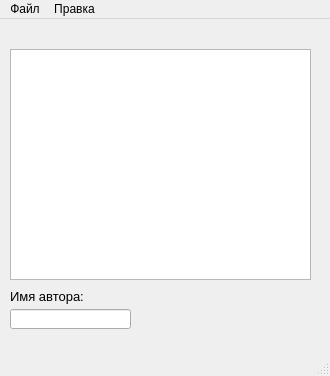
<?xml version="1.0" encoding="UTF-8"?>
<ui version="4.0">
 <class>MainWindow</class>
 <widget class="QMainWindow" name="MainWindow">
  <property name="geometry">
   <rect>
    <x>0</x>
    <y>0</y>
    <width>330</width>
    <height>376</height>
   </rect>
  </property>
  <property name="windowTitle">
   <string>MainWindow</string>
  </property>
  <widget class="QWidget" name="centralwidget">
   <widget class="QTextEdit" name="textEdit">
    <property name="geometry">
     <rect>
      <x>10</x>
      <y>30</y>
      <width>301</width>
      <height>231</height>
     </rect>
    </property>
   </widget>
   <widget class="QLineEdit" name="lineEdit">
    <property name="geometry">
     <rect>
      <x>10</x>
      <y>290</y>
      <width>121</width>
      <height>20</height>
     </rect>
    </property>
   </widget>
   <widget class="QLabel" name="label_2">
    <property name="geometry">
     <rect>
      <x>10</x>
      <y>270</y>
      <width>121</width>
      <height>16</height>
     </rect>
    </property>
    <property name="text">
     <string>&lt;html&gt;&lt;head/&gt;&lt;body&gt;&lt;p&gt;&lt;span style=&quot; font-size:10pt;&quot;&gt;Имя автора:&lt;br/&gt;&lt;/span&gt;&lt;/p&gt;&lt;/body&gt;&lt;/html&gt;</string>
    </property>
   </widget>
  </widget>
  <widget class="QMenuBar" name="menubar">
   <property name="geometry">
    <rect>
     <x>0</x>
     <y>0</y>
     <width>330</width>
     <height>21</height>
    </rect>
   </property>
   <widget class="QMenu" name="menu">
    <property name="title">
     <string>Файл</string>
    </property>
    <addaction name="action"/>
    <addaction name="action_2"/>
    <addaction name="action_6"/>
    <addaction name="action_4"/>
    <addaction name="action_3"/>
   </widget>
   <widget class="QMenu" name="menu_2">
    <property name="title">
     <string>Правка</string>
    </property>
    <addaction name="action_7"/>
   </widget>
   <addaction name="menu"/>
   <addaction name="menu_2"/>
  </widget>
  <widget class="QStatusBar" name="statusbar"/>
  <action name="action">
   <property name="icon">
    <iconset resource="info.qrc">
     <normaloff>:/icon_1.png</normaloff>:/icon_1.png</iconset>
   </property>
   <property name="text">
    <string>Открыть файл</string>
   </property>
  </action>
  <action name="action_2">
   <property name="icon">
    <iconset resource="info.qrc">
     <normaloff>:/icon_3.png</normaloff>:/icon_3.png</iconset>
   </property>
   <property name="text">
    <string>Открыть файл только для чтения</string>
   </property>
  </action>
  <action name="action_3">
   <property name="icon">
    <iconset>
     <normaloff>icon_4.jpg</normaloff>icon_4.jpg</iconset>
   </property>
   <property name="text">
    <string>Выйти из программы</string>
   </property>
  </action>
  <action name="action_4">
   <property name="icon">
    <iconset resource="info.qrc">
     <normaloff>:/icon_5.png</normaloff>:/icon_5.png</iconset>
   </property>
   <property name="text">
    <string>О программе</string>
   </property>
  </action>
  <action name="action_6">
   <property name="icon">
    <iconset resource="info.qrc">
     <normaloff>:/icon_7.jpg</normaloff>:/icon_7.jpg</iconset>
   </property>
   <property name="text">
    <string>Сохранить файл</string>
   </property>
  </action>
  <action name="action_7">
   <property name="icon">
    <iconset resource="info.qrc">
     <normaloff>:/icon_6.png</normaloff>:/icon_6.png</iconset>
   </property>
   <property name="text">
    <string>Отменить изменения</string>
   </property>
  </action>
 </widget>
 <resources>
  <include location="info.qrc"/>
 </resources>
 <connections/>
</ui>
